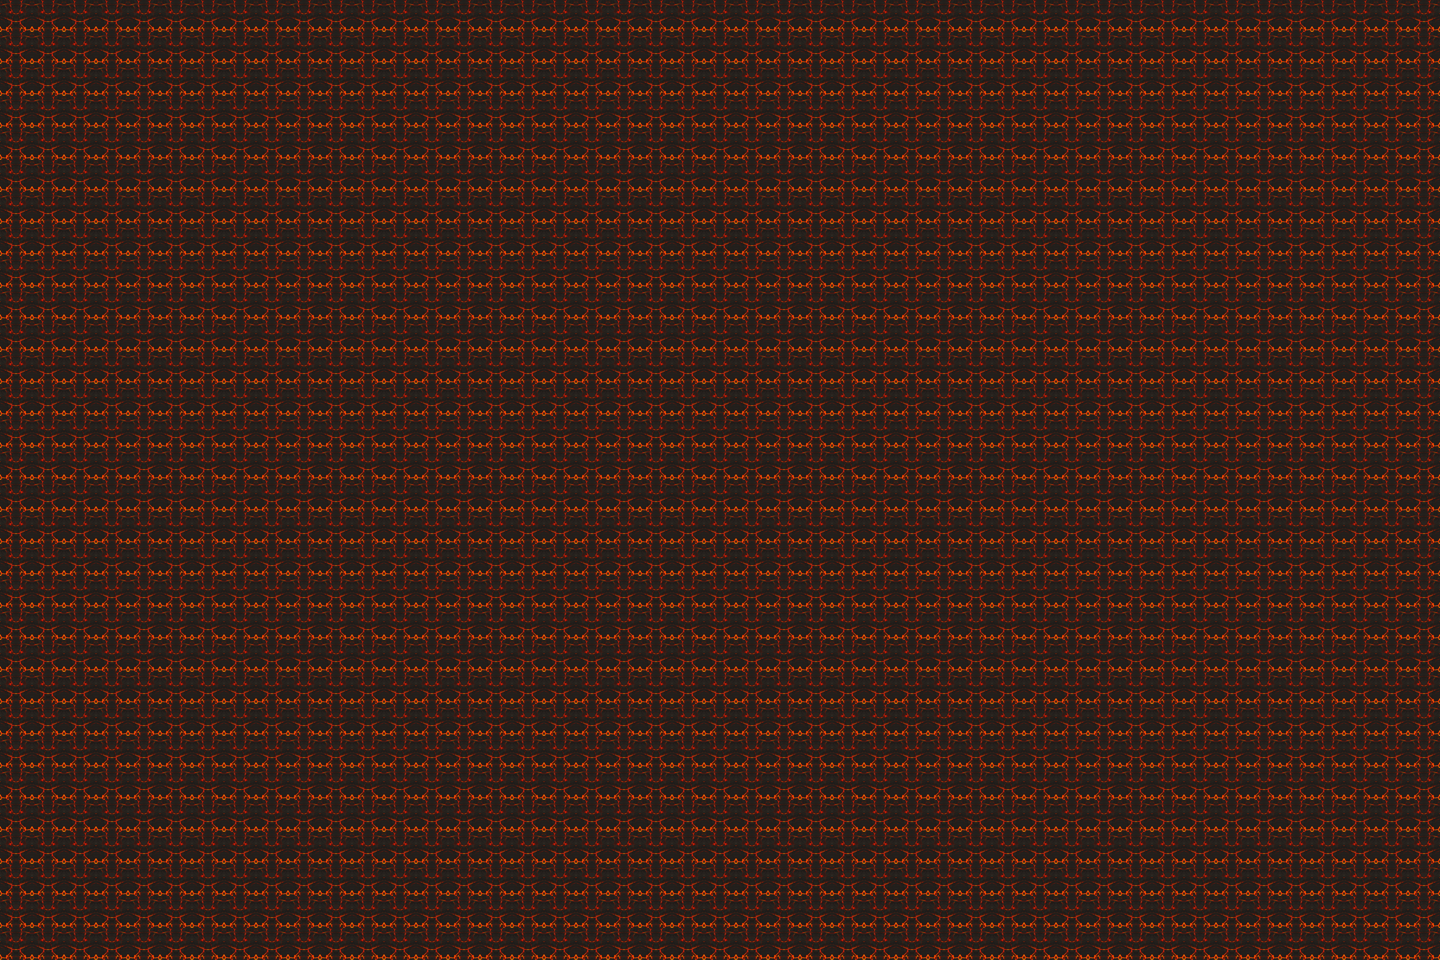

This is a level from a 2D game, rendered from its Tiled map with the project's own tilesets. A one-line summary and the map file follow, with tile-layer data summarised:
An orthogonal 45x30 tile map with 32x32 px tiles, 1 tile layer (Tile Layer 1) and 1 object.

<map version="1.0" orientation="orthogonal" renderorder="right-down" width="45" height="30" tilewidth="32" tileheight="32" nextobjectid="2">
 <tileset firstgid="1" name="maptiles" tilewidth="32" tileheight="32">
  <image source="maptiles.png" trans="ff00ff" width="320" height="320" />
 </tileset>
 <layer name="Tile Layer 1" width="45" height="30">
  <data>[1350 cells, 1350 non-empty, 1 distinct tile ids]</data>
 </layer>
 <objectgroup name="lava">
  <object id="1" x="0" y="0" width="1444" height="964" />
 </objectgroup>
</map>
